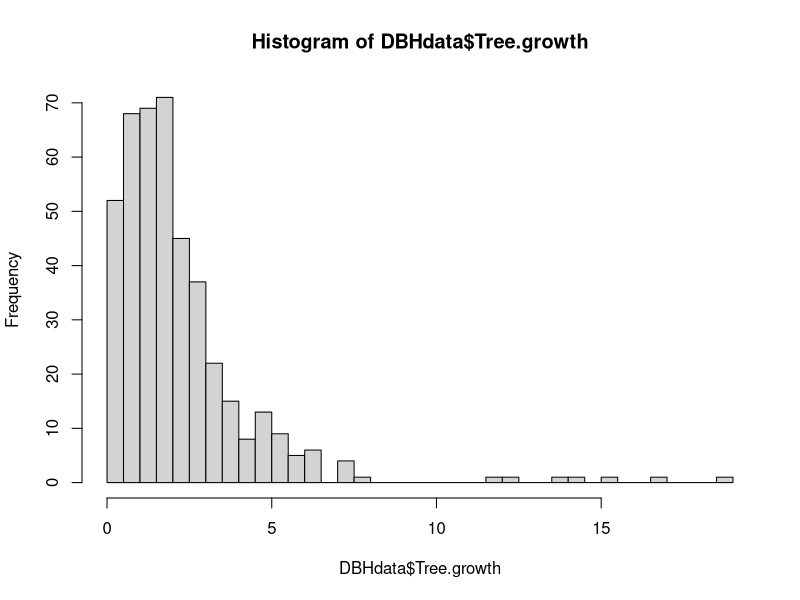
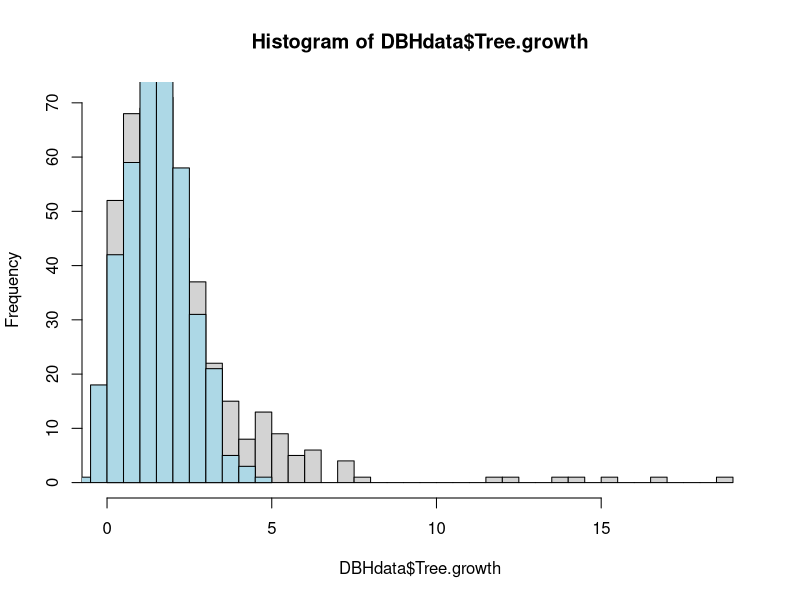
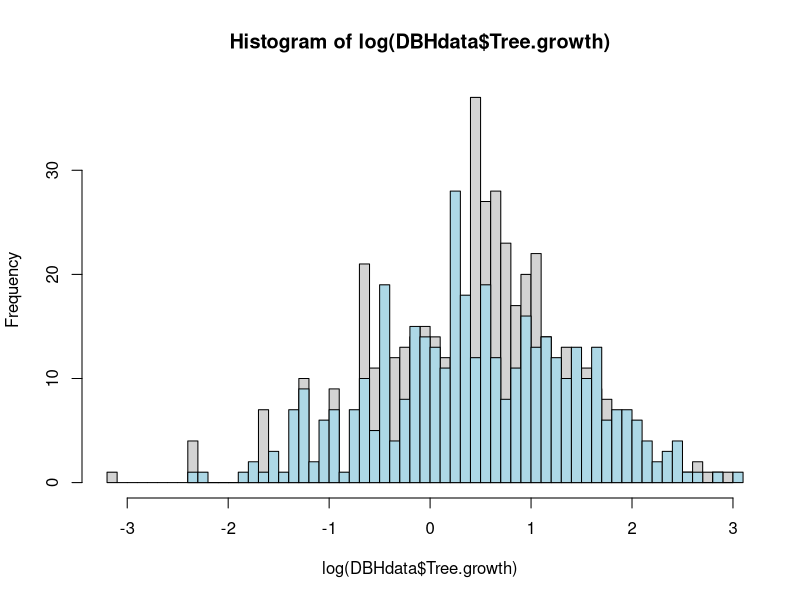
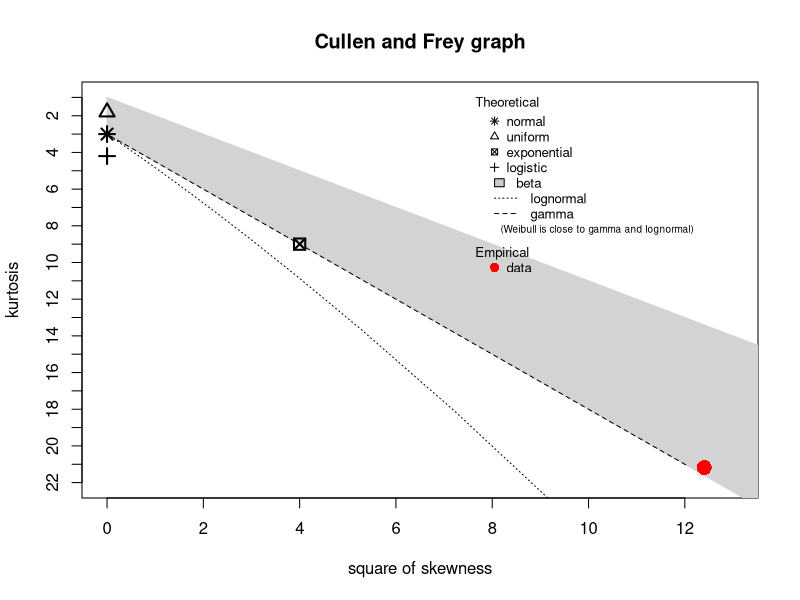
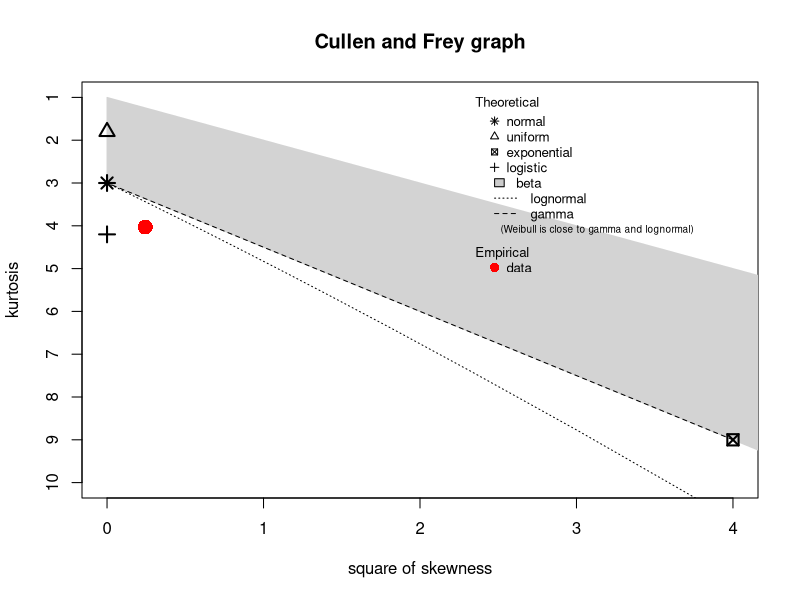
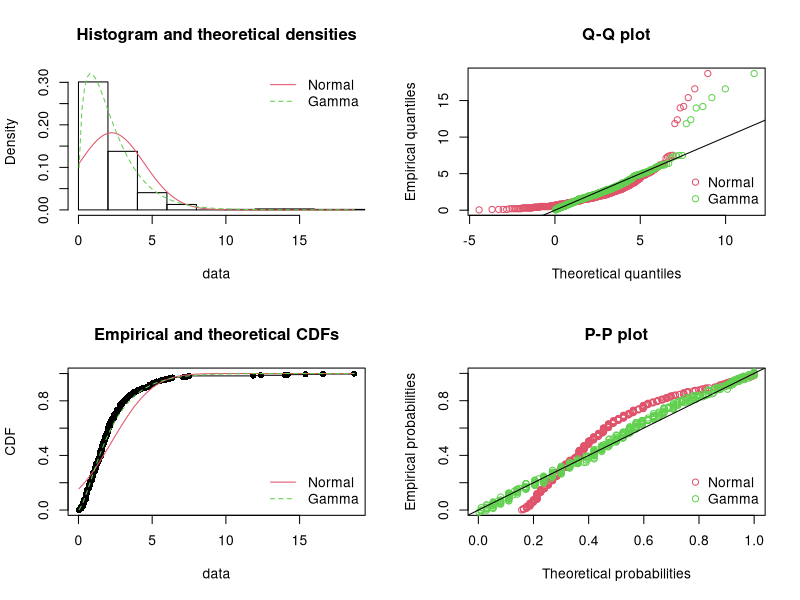
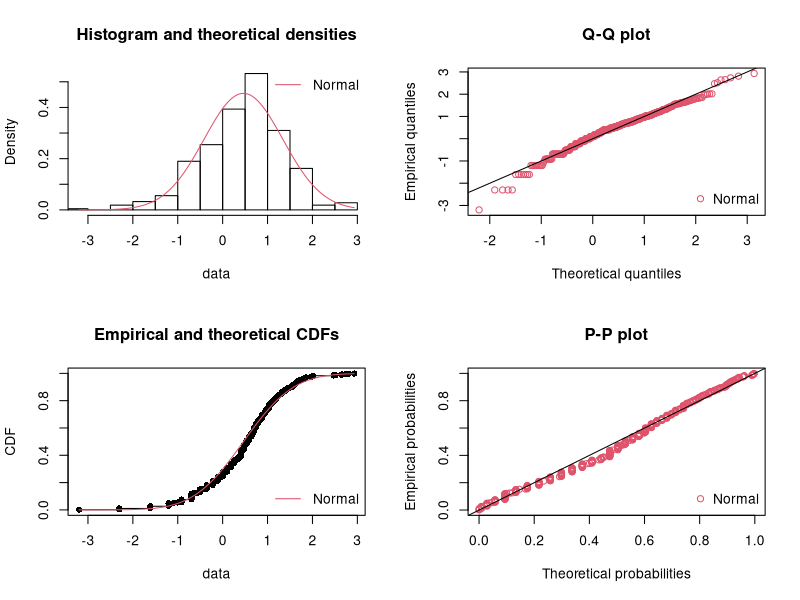
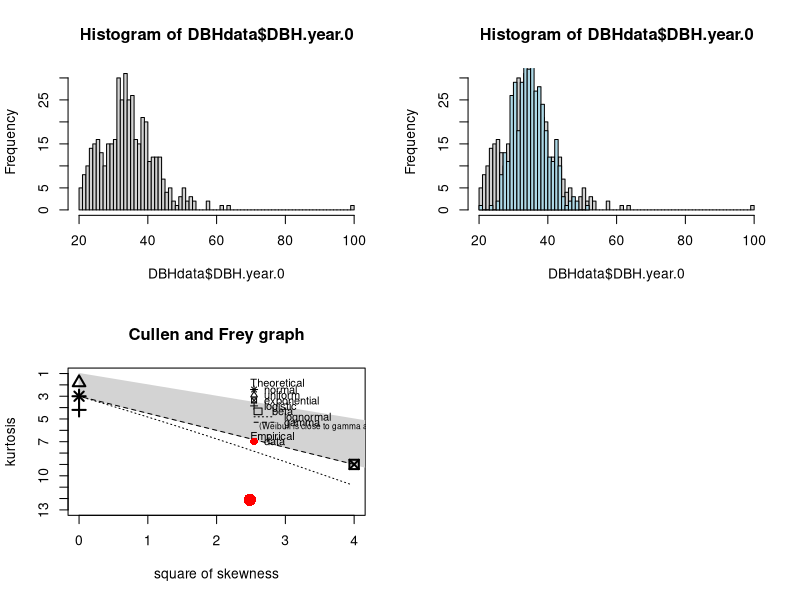

These figures' R source, in order:
## ---- chunk 1

data = read.csv("./dataset/all_plots.csv", stringsAsFactors = FALSE)
## ---- chunk 2
summary(data)
sapply(data, typeof)
sapply(data[c(2,3,4,5,8,9,10,11,12,13,14,15)], unique)
## ---- chunk 3
DBHdata = data[1:9]
## ---- chunk 4
# blank "Large", assume "No" where it's blank
DBHdata[DBHdata$Large == "", "Tree.Number"]
DBHdata[DBHdata$Large == "", "Large"] = "No"
## ---- chunk 5
# blank "Alive.at.year.6"
DBHdata[DBHdata$Alive.at.year.6 == "", 1:7]

# 20 rows with blank "Alive.at.year.6" have valid values for "DBH.year.6", assume they have "Yes" for "Alive.at.year.6"
DBHdata[DBHdata$Alive.at.year.6 == "" & !(is.na(DBHdata$DBH.year.6)), "Alive.at.year.6"] = "Yes"

# the rest 8 rows with blank "Alive.at.year.6" have NA for "DBH.year.6", not sure whether the trees are not alive, or just missing records in year6, so no modification.
## ---- chunk 6
# NA in "DBH.year.6", no modification
DBHdata[is.na(DBHdata$DBH.year.6), 1:7]

# 9 NAs for "DBH.year.6", 8 rows are the rows where "Alive.at.year.6" is blank, and one exception.
## ---- chunk 7
# NA in "DBH.year.0", no modification
DBHdata[is.na(DBHdata$DBH.year.0), 1:7] # 2 NAs for "DBH.year.0"
## ---- chunk 8
# NA in "Class.year.0" and NA in "Class.year.6", no modification
DBHdata[is.na(DBHdata$Class.year.0) | is.na(DBHdata$Class.year.6), ]

# All NA appears where there's NA for DBH (2 in year0, 9 in year6), but 2 exceptions where there's valid values for DBH:
# both in Plot5(T2: Radial), Tree.Number 148, 149, they have extremely large DBH.
## ---- chunk 9
DBHdata$Tree.growth = DBHdata$DBH.year.6 - DBHdata$DBH.year.0
## ---- chunk 10
DBHdata[is.na(DBHdata$Tree.growth) | DBHdata$Tree.growth <= 0, ] # rows to be removed
DBHdata = DBHdata[!(is.na(DBHdata$Tree.growth)) & DBHdata$Tree.growth > 0, ]
## ---- chunk 11
DBHdata$Treatment = factor(DBHdata$Treatment)
DBHdata$Large = factor(DBHdata$Large)
## ---- chunk 12
summary(DBHdata$Tree.growth)
var(DBHdata$Tree.growth) # quite large variance, variance = twice mean
hist(DBHdata$Tree.growth, breaks = 50)

# super rough comparison
set.seed(0)
hist(DBHdata$Tree.growth, breaks = 50)
hist(rnorm(400, 1.5), breaks = 20, add = TRUE, col = "light blue")
# very skewed and long heavy tail compared to normal distribution

hist(log(DBHdata$Tree.growth), breaks = 50)
hist(rnorm(400, 0.5), breaks = 40, add = TRUE, col = "light blue")
# taking log seems to make the shape closer to normal, but still different from normal
## ---- chunk 13
library(fitdistrplus)
descdist(DBHdata$Tree.growth) # closer to gamma distribution
descdist(log(DBHdata$Tree.growth))
## ---- chunk 14
fitdis1 = fitdist(DBHdata$Tree.growth, "norm")
fitdis2 = fitdist(DBHdata$Tree.growth, "gamma")
summary(fitdis1); summary(fitdis2)

par(mfrow = c(2, 2))
denscomp(list(fitdis1, fitdis2), legendtext = c("Normal","Gamma"))
qqcomp(list(fitdis1, fitdis2), legendtext = c("Normal","Gamma"))
cdfcomp(list(fitdis1, fitdis2), legendtext = c("Normal","Gamma"))
ppcomp(list(fitdis1, fitdis2), legendtext = c("Normal","Gamma"))

# Gamma better describes "Tree.growth" than normal, but the positive tail still doesn't fit
## ---- chunk 15
fitdis3 = fitdist(log(DBHdata$Tree.growth), "norm")
summary(fitdis3)

par(mfrow = c(2, 2))
denscomp(fitdis3, legendtext = "Normal")
qqcomp(fitdis3, legendtext = "Normal")
cdfcomp(fitdis3, legendtext = "Normal")
ppcomp(fitdis3, legendtext = "Normal")

# log(Tree.growth) can roughly be normal
## ---- chunk 16
summary(DBHdata$DBH.year.0)
var(DBHdata$DBH.year.0) # quite large variance, variance = twice mean
hist(DBHdata$DBH.year.0, breaks = 100)

# super rough comparison
set.seed(0)
hist(DBHdata$DBH.year.0, breaks = 100)
hist(rnorm(400, 35, 5), breaks = 40, add = TRUE, col = "light blue")
# DBH.year.0 has too many values within 20-30 to fit a normal shape
## ---- chunk 17
descdist(DBHdata$DBH.year.0)
## ---- chunk 18
fitdis4 = fitdist(DBHdata$DBH.year.0, "norm")
summary(fitdis4)

par(mfrow = c(2, 2))
denscomp(fitdis4, legendtext = "Normal")
qqcomp(fitdis4, legendtext = "Normal")
cdfcomp(fitdis4, legendtext = "Normal")
ppcomp(fitdis4, legendtext = "Normal")

# DBH.yea.0 is not quite like normal distribution, its distribution is also quite different from Tree.growth
# curve shape in the QQplot->maybe some transformation will make it closer to normal
## ---- chunk 19
plot(DBHdata$DBH.year.0, DBHdata$Tree.growth, type = "p", xlab = "DBH.year.0", ylab = "Tree.growth")

plot(DBHdata$DBH.year.0, DBHdata$Tree.growth, type = "p", col = DBHdata$Treatment, xlim = c(20, 70), ylim = c(0, 8), xlab = "DBH.year.0", ylab = "Tree.growth(zoom in)")
legend("topright", legend = c("Control", "T1: Gap", "T2: Radial"), fill = c(1, 2, 3))

plot(DBHdata$DBH.year.0, DBHdata$Tree.growth, type = "p", col = DBHdata$Large, xlim = c(20, 70),ylim = c(0, 8), xlab = "DBH.year.0", ylab = "Tree.growth(zoom in)")
legend("topright", legend = c("not large", "large"), fill = c(1, 2))
## ---- chunk 20
par(mfrow = c(3, 4))
for (i in seq(1:12))
  plot(DBHdata[DBHdata$Plot == i, "DBH.year.0"], DBHdata[DBHdata$Plot == i, "Tree.growth"], type = "p", col = DBHdata[DBHdata$Plot == i, "Treatment"], xlim = c(20, 70), ylim = c(0, 8), xlab = "DBH.year.0", ylab = paste("Plot", i, "Tree.growth"))
## ---- chunk 21
par(mfrow = c(3, 4))
for (i in seq(1:12))
  plot(DBHdata[DBHdata$Plot == i, "DBH.year.0"], log(DBHdata[DBHdata$Plot == i, "Tree.growth"]), type = "p", col = DBHdata[DBHdata$Plot == i, "Treatment"], xlim = c(20, 70), ylim = c(-3, 3), xlab = "DBH.year.0", ylab = paste("Plot", i, "log growth"))
## ---- chunk 22
par(mfrow = c(1, 3))
for (i in c("Control", "T1: Gap", "T2: Radial"))
  plot(DBHdata[DBHdata$Treatment == i, "DBH.year.0"], DBHdata[DBHdata$Treatment == i, "Tree.growth"], type = "p", col = DBHdata$Large, xlim = c(20, 70), ylim = c(0, 8), xlab = "DBH.year.0", ylab = paste(i, "Tree.growth"))
## ---- chunk 23
par(mfrow = c(1, 3))
for (i in c("Control", "T1: Gap", "T2: Radial"))
  plot(DBHdata[DBHdata$Treatment == i, "DBH.year.0"], log(DBHdata[DBHdata$Treatment == i, "Tree.growth"]), type = "p", col = DBHdata$Large, xlim = c(20, 70), ylim = c(-3, 3), xlab = "DBH.year.0", ylab = paste(i, "log growth"))
## ---- chunk 24
# best model derived from Tree.growth~DBH.year.0*Large*Treatment
glm1.0 = glm(Tree.growth~-1+DBH.year.0+Large+DBH.year.0:Large+Treatment:Large, data = DBHdata)
summary(glm1.0)

tss = sum((DBHdata$Tree.growth-mean(DBHdata$Tree.growth))^2) #TSS
rss = sum((DBHdata$Tree.growth-fitted(glm1.0))^2) #RSS
tss; rss
(tss-rss)/tss #R^2

plot(glm1.0)
plot(DBHdata$Tree.growth, fitted(glm1.0), type = "p", col = DBHdata$Treatment)
abline(0, 1)
## ---- chunk 25
# better than glm1.0, with increased Rsquare value and much smaller and "flat" residuals, but still not a good enough model for Tree.growth
glm2.0 = glm(Tree.growth~Treatment+Large+DBH.year.0+Treatment:DBH.year.0+Large:DBH.year.0, family = "Gamma", data = DBHdata)
summary(glm2.0)

tss = sum((DBHdata$Tree.growth-mean(DBHdata$Tree.growth))^2) #TSS
rss = sum((DBHdata$Tree.growth-fitted(glm2.0))^2) #RSS
tss; rss
(tss-rss)/tss #R^2

plot(glm2.0)
plot(DBHdata$Tree.growth, fitted(glm2.0), type = "p", col = DBHdata$Treatment)
abline(0, 1)
## ---- chunk 26
# view instances marked as outliers in the residual plots and Cook's distance plots in both glm1.0 and glm2.0
DBHdata[c("198","141","393","96","81","156"), ] # 4 outof 6 has large Tree.growth > 8
## ---- chunk 27
DBHdrop = subset(DBHdata, !(Tree.Number == 225 | Tree.Number == 478 | Tree.Number == 496 | Tree.Number == 71 | Tree.Number == 77 | Tree.Number == 184))
## ---- chunk 28
glm1.1 = glm(Tree.growth~-1+DBH.year.0+Large+Treatment+DBH.year.0:Large+Treatment:Large, data = DBHdrop)
summary(glm1.1)

tss = sum((DBHdrop$Tree.growth-mean(DBHdrop$Tree.growth))^2) #TSS
rss = sum((DBHdrop$Tree.growth-fitted(glm1.1))^2) #RSS
tss; rss
(tss-rss)/tss #R^2

plot(glm1.1)
plot(DBHdrop$Tree.growth, fitted(glm1.1), type = "p", col = DBHdrop$Treatment)
abline(0, 1)
## ---- chunk 29
glm2.1 = glm(Tree.growth~Treatment+Large+DBH.year.0+Treatment:DBH.year.0+Large:DBH.year.0, family = "Gamma", data = DBHdrop)
summary(glm2.1)

tss = sum((DBHdrop$Tree.growth-mean(DBHdrop$Tree.growth))^2) #TSS
rss = sum((DBHdrop$Tree.growth-fitted(glm2.1))^2) #RSS
tss; rss
(tss-rss)/tss #R^2

plot(glm2.1)
plot(DBHdrop$Tree.growth, fitted(glm2.1), type = "p", col = DBHdrop$Treatment)
abline(0, 1)
## ---- chunk 30
DBHdrop[DBHdrop$Tree.growth >= 8, ]
DBHremove = DBHdrop[DBHdrop$Tree.growth < 8, ]
## ---- chunk 31
glm1.2 = glm(Tree.growth~Treatment+Large+DBH.year.0+Large:DBH.year.0+Treatment:Large, data = DBHremove)
summary(glm1.2)

tss = sum((DBHremove$Tree.growth-mean(DBHremove$Tree.growth))^2) #TSS
rss = sum((DBHremove$Tree.growth-fitted(glm1.2))^2) #RSS
tss; rss
(tss-rss)/tss #R^2

plot(glm1.2)
plot(DBHremove$Tree.growth, fitted(glm1.2), type = "p", col = DBHremove$Treatment)
abline(0, 1)
## ---- chunk 32
glm2.2 = glm(Tree.growth~Treatment+Large+DBH.year.0+Treatment:DBH.year.0+Large:DBH.year.0, family = "Gamma", data = DBHremove)
summary(glm2.2)

tss = sum((DBHremove$Tree.growth-mean(DBHremove$Tree.growth))^2) #TSS
rss = sum((DBHremove$Tree.growth-fitted(glm2.2))^2) #RSS
tss; rss
(tss-rss)/tss #R^2

plot(glm2.2)
plot(DBHremove$Tree.growth, fitted(glm2.2), type = "p", col = DBHremove$Treatment)
abline(0, 1)
## ---- chunk 33
library(lme4)
mixed1.0 = lmer(Tree.growth~DBH.year.0+Large+Treatment+DBH.year.0:Large+Treatment:Large+(DBH.year.0+Large+Treatment+DBH.year.0:Large+Treatment:Large|Plot), data = DBHdata)
summary(mixed1.0)
VarCorr(mixed1.0)
y.hat1.0 <- fitted(mixed1.0) # Fitted values
int.hat1.0 <- ranef(mixed1.0)[[1]][[1]] # Predicted intercepts
res.hat1.0 <- residuals(mixed1.0) # Estimated residuals
tss = sum((DBHdata$Tree.growth-mean(DBHdata$Tree.growth))^2) #TSS
rss = sum((DBHdata$Tree.growth-y.hat1.0)^2) #RSS
tss; rss; (tss-rss)/tss #R^2
## ---- chunk 34
qqnorm(int.hat1.0, main="Random Intercepts"); qqline(int.hat1.0)
qqnorm(res.hat1.0, main="Residuals"); qqline(res.hat1.0)
plot(y.hat1.0, res.hat1.0, xlab="Fitted Values", ylab="Residuals")
abline(h=0, lty=2)
plot(DBHdata$Tree.growth, y.hat1.0, col = DBHdata$Treatment)
abline(0, 1)
plot(DBHdata$Tree.growth, y.hat1.0, col = DBHdata$Large)
abline(0, 1)
## ---- chunk 35
mixed1.1 = lmer(Tree.growth~DBH.year.0+Large+Treatment+DBH.year.0:Large+Treatment:Large+(DBH.year.0+Large+Treatment+DBH.year.0:Large+Treatment:Large|Plot), data = DBHremove)
summary(mixed1.1)
VarCorr(mixed1.1)
y.hat1.1 <- fitted(mixed1.1) # Fitted values
int.hat1.1 <- ranef(mixed1.1)[[1]][[1]] # Predicted intercepts
res.hat1.1 <- residuals(mixed1.1) # Estimated residuals
tss = sum((DBHremove$Tree.growth-mean(DBHremove$Tree.growth))^2) #TSS
rss = sum((DBHremove$Tree.growth-y.hat1.1)^2) #RSS
tss; rss; (tss-rss)/tss #R^2
## ---- chunk 36
qqnorm(int.hat1.1, main="Random Intercepts"); qqline(int.hat1.1)
qqnorm(res.hat1.1, main="Residuals"); qqline(res.hat1.1)
plot(y.hat1.1, res.hat1.1, xlab="Fitted Values", ylab="Residuals")
abline(h=0, lty=2)
plot(DBHremove$Tree.growth, y.hat1.1, col = DBHremove$Treatment)
abline(0, 1)
plot(DBHremove$Tree.growth, y.hat1.1, col = DBHremove$Large)
abline(0, 1)
## ---- chunk 37
plot(DBHdata$DBH.year.0, DBHdata$DBH.year.6, type = "p") # 8 points outside main group
DBHrm = DBHdata[DBHdata$Tree.growth < 10 & DBHdata$DBH.year.0 < 80, ] # dataframe without the 8 rows
## ---- chunk 38
plot(DBHdata$DBH.year.0, DBHdata$DBH.year.6, type = "p", col = DBHdata$Treatment)
legend("bottomright", legend = c("Control", "T1", "T2"), fill = c("black", "red", "green"))
plot(DBHdata$DBH.year.0, DBHdata$DBH.year.6, type = "p", col = DBHdata$Large)
legend("bottomright", legend = c("not-large", "large"), fill = c("black", "red"))
plot(DBHrm$DBH.year.0, DBHrm$DBH.year.6, type = "p", col = DBHrm$Treatment)
legend("bottomright", legend = c("Control", "T1", "T2"), fill = c("black", "red", "green"))
plot(DBHrm$DBH.year.0, DBHrm$DBH.year.6, type = "p", col = DBHrm$Large)
legend("bottomright", legend = c("not-large", "large"), fill = c("black", "red"))

cor(DBHdata$DBH.year.0, DBHdata$DBH.year.6) #0.9679595
## ---- chunk 39
# best model derived from DBH.year.6~DBH.year.0*Treatment*Large
glm3.0 = glm(DBH.year.6~DBH.year.0+Treatment+Large+DBH.year.0:Large+Treatment:Large, data = DBHdata)
summary(glm3.0)

tss = sum((DBHdata$DBH.year.6-mean(DBHdata$DBH.year.6))^2) #TSS
rss = sum((DBHdata$DBH.year.6-glm3.0$fitted.values)^2) #RSS
(tss-rss)/tss #R^2 = 0.9541006

par(mfrow=c(2,2))
plot(glm3.0)
par(mfrow=c(1,1))
plot(DBHdata$DBH.year.6, glm3.0$fitted.values, type = "p", col = DBHdata$Treatment)
legend("bottomright", legend = c("Control", "T1", "T2"), fill = c("black", "red", "green"))
abline(0,1)
plot(DBHdata$DBH.year.6, glm3.0$fitted.values, type = "p", col = DBHdata$Large)
legend("bottomright", legend = c("not-large", "large"), fill = c("black", "red"))
abline(0,1)
## ---- chunk 40
# same formula as glm3.0
glm4.0 = glm(DBH.year.6~DBH.year.0+Treatment+Large+DBH.year.0:Large+Treatment:Large, data = DBHrm)
summary(glm4.0)

tss = sum((DBHrm$DBH.year.6-mean(DBHrm$DBH.year.6))^2) #TSS
rss = sum((DBHrm$DBH.year.6-glm4.0$fitted.values)^2) #RSS
(tss-rss)/tss #R^2 = 0.9801139

par(mfrow=c(2,2))
plot(glm4.0)
par(mfrow=c(1,1))
plot(DBHrm$DBH.year.6, glm4.0$fitted.values, type = "p", col = DBHrm$Treatment)
legend("bottomright", legend = c("Control", "T1", "T2"), fill = c("black", "red", "green"))
abline(0,1)
plot(DBHrm$DBH.year.6, glm4.0$fitted.values, type = "p", col = DBHrm$Large)
legend("bottomright", legend = c("not-large", "large"), fill = c("black", "red"))
abline(0,1)
